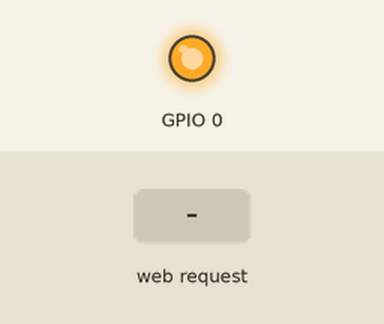
Bench run of a sketch on a simulated ESP8266 (NodeMCU). Parts: output pins drawn as LEDs (lit = HIGH). Inputs (shaded band) come from the test bench. WiFi joins after 1.5 s; servers stay silent unless stated.

Above: at 3.7 s.
3.8 s: HTTP request GET /open received
At 4.2 s:
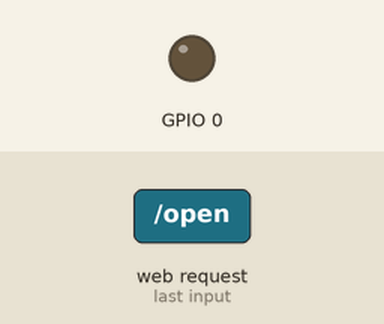
Timing chart, 0 to 10.3 s (numbered marks = the images above; inputs shaded):
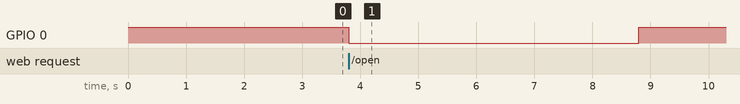

The sketch:

esp01_wifi.ino
```cpp
#include <ESP8266WiFi.h>

#ifndef STASSID
#define STASSID "<your network id>"
#define STAPSK "<your password>"
#endif

const char *ssid = STASSID;
const char *password = STAPSK;

WiFiServer server(80);

void setup()
{
  pinMode(0, OUTPUT);
  digitalWrite(0, HIGH);
  // Serial.begin(9600);
  // Serial.print("Connecting to ");
  // Serial.println(ssid);

  WiFi.mode(WIFI_STA);
  WiFi.disconnect();

  WiFi.begin(ssid, password);

  while (WiFi.status() != WL_CONNECTED)
  {
    delay(500);
    // Serial.print(".");
  }

  // Serial.println("ESP-01 is connected to the ssid");
  // Serial.println(WiFi.localIP());
  server.begin();
  delay(1000);
}

void loop()
{
  WiFiClient client;
  client = server.available();

  if (client == 1)
  {
    String request = client.readStringUntil('\n');
    client.flush();
    // Serial.println(request);

    if (request.indexOf("open") != -1)
    {
      digitalWrite(0, LOW);
      delay(5000);
      digitalWrite(0, HIGH);
      // Serial.println("Openning door");
    }
    // Serial.print("Client Disconnected");
    // Serial.println(" ");
  }
}
```

Measured:
- after the input at 3.8 s, GPIO 0: HIGH → LOW at once, → HIGH 5.0 s later
